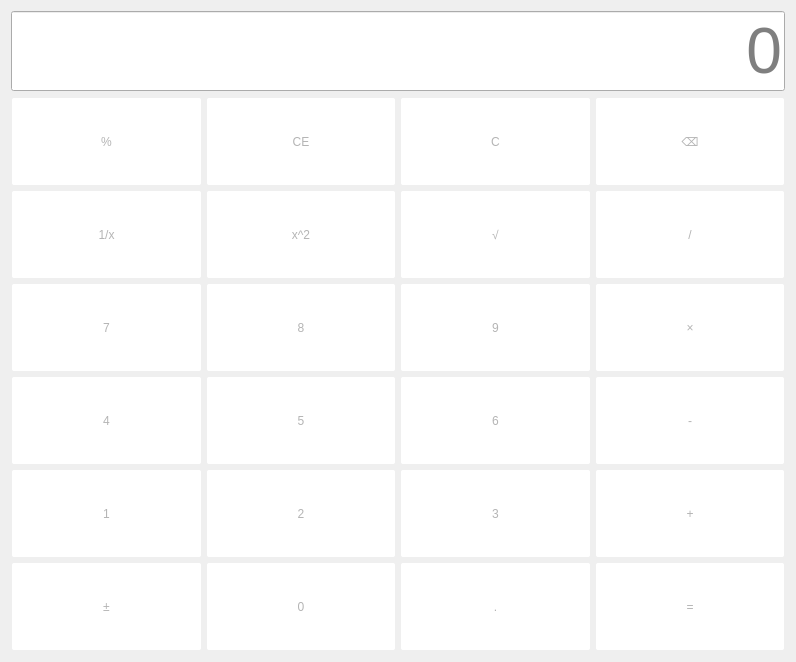
<?xml version="1.0" encoding="UTF-8"?>
<ui version="4.0">
 <class>Date</class>
 <widget class="QWidget" name="Date">
  <property name="geometry">
   <rect>
    <x>0</x>
    <y>0</y>
    <width>796</width>
    <height>662</height>
   </rect>
  </property>
  <property name="windowTitle">
   <string>Date</string>
  </property>
  <property name="styleSheet">
   <string notr="true">QPushButton{
	color: rgb(180, 180, 180);
	background-color: rgb(255, 255, 255);
	border-radius:2px;
	font: 18pt &quot;Arial&quot;
}

QPushButton:hover{
	color:rgb(102, 102, 102);
	background-color: rgb(192, 192, 192);
}

QPushButton:pressed{
	background-color: rgb(130, 130, 130);
	color:black
}

QLineEdit{
	font-size:48pt;
	color:black;
}</string>
  </property>
  <layout class="QGridLayout" name="gridLayout">
   <item row="0" column="0">
    <layout class="QVBoxLayout" name="verticalLayout">
     <item>
      <widget class="QLineEdit" name="display">
       <property name="alignment">
        <set>Qt::AlignRight|Qt::AlignTrailing|Qt::AlignVCenter</set>
       </property>
       <property name="placeholderText">
        <string>0</string>
       </property>
      </widget>
     </item>
     <item>
      <layout class="QGridLayout" name="gridLayout_2">
       <property name="sizeConstraint">
        <enum>QLayout::SetMinimumSize</enum>
       </property>
       <property name="leftMargin">
        <number>1</number>
       </property>
       <property name="topMargin">
        <number>1</number>
       </property>
       <property name="rightMargin">
        <number>1</number>
       </property>
       <property name="bottomMargin">
        <number>1</number>
       </property>
       <property name="spacing">
        <number>6</number>
       </property>
       <item row="3" column="1">
        <widget class="QPushButton" name="btnNum8_2">
         <property name="sizePolicy">
          <sizepolicy hsizetype="Minimum" vsizetype="Minimum">
           <horstretch>0</horstretch>
           <verstretch>0</verstretch>
          </sizepolicy>
         </property>
         <property name="text">
          <string>8</string>
         </property>
        </widget>
       </item>
       <item row="5" column="3">
        <widget class="QPushButton" name="btnAdd_2">
         <property name="sizePolicy">
          <sizepolicy hsizetype="Minimum" vsizetype="Minimum">
           <horstretch>0</horstretch>
           <verstretch>0</verstretch>
          </sizepolicy>
         </property>
         <property name="text">
          <string>+</string>
         </property>
        </widget>
       </item>
       <item row="2" column="2">
        <widget class="QPushButton" name="btnSqrt_2">
         <property name="sizePolicy">
          <sizepolicy hsizetype="Minimum" vsizetype="Minimum">
           <horstretch>0</horstretch>
           <verstretch>0</verstretch>
          </sizepolicy>
         </property>
         <property name="text">
          <string>√</string>
         </property>
        </widget>
       </item>
       <item row="3" column="0">
        <widget class="QPushButton" name="btnNum7_2">
         <property name="sizePolicy">
          <sizepolicy hsizetype="Minimum" vsizetype="Minimum">
           <horstretch>0</horstretch>
           <verstretch>0</verstretch>
          </sizepolicy>
         </property>
         <property name="text">
          <string>7</string>
         </property>
        </widget>
       </item>
       <item row="3" column="2">
        <widget class="QPushButton" name="btnNum9_2">
         <property name="sizePolicy">
          <sizepolicy hsizetype="Minimum" vsizetype="Minimum">
           <horstretch>0</horstretch>
           <verstretch>0</verstretch>
          </sizepolicy>
         </property>
         <property name="text">
          <string>9</string>
         </property>
        </widget>
       </item>
       <item row="2" column="0">
        <widget class="QPushButton" name="btnInverse_2">
         <property name="sizePolicy">
          <sizepolicy hsizetype="Minimum" vsizetype="Minimum">
           <horstretch>0</horstretch>
           <verstretch>0</verstretch>
          </sizepolicy>
         </property>
         <property name="text">
          <string>1/x</string>
         </property>
        </widget>
       </item>
       <item row="5" column="0">
        <widget class="QPushButton" name="btnNum1_2">
         <property name="sizePolicy">
          <sizepolicy hsizetype="Minimum" vsizetype="Minimum">
           <horstretch>0</horstretch>
           <verstretch>0</verstretch>
          </sizepolicy>
         </property>
         <property name="text">
          <string>1</string>
         </property>
        </widget>
       </item>
       <item row="3" column="3">
        <widget class="QPushButton" name="btnMultiple_2">
         <property name="sizePolicy">
          <sizepolicy hsizetype="Minimum" vsizetype="Minimum">
           <horstretch>0</horstretch>
           <verstretch>0</verstretch>
          </sizepolicy>
         </property>
         <property name="text">
          <string>×</string>
         </property>
        </widget>
       </item>
       <item row="1" column="0">
        <widget class="QPushButton" name="btnPercentage_2">
         <property name="sizePolicy">
          <sizepolicy hsizetype="Minimum" vsizetype="Minimum">
           <horstretch>0</horstretch>
           <verstretch>0</verstretch>
          </sizepolicy>
         </property>
         <property name="text">
          <string>%</string>
         </property>
        </widget>
       </item>
       <item row="2" column="3">
        <widget class="QPushButton" name="btnDivide_2">
         <property name="sizePolicy">
          <sizepolicy hsizetype="Minimum" vsizetype="Minimum">
           <horstretch>0</horstretch>
           <verstretch>0</verstretch>
          </sizepolicy>
         </property>
         <property name="text">
          <string>/</string>
         </property>
        </widget>
       </item>
       <item row="1" column="2">
        <widget class="QPushButton" name="btnC_2">
         <property name="sizePolicy">
          <sizepolicy hsizetype="Minimum" vsizetype="Minimum">
           <horstretch>0</horstretch>
           <verstretch>0</verstretch>
          </sizepolicy>
         </property>
         <property name="text">
          <string>C</string>
         </property>
        </widget>
       </item>
       <item row="4" column="1">
        <widget class="QPushButton" name="btnNum5_2">
         <property name="sizePolicy">
          <sizepolicy hsizetype="Minimum" vsizetype="Minimum">
           <horstretch>0</horstretch>
           <verstretch>0</verstretch>
          </sizepolicy>
         </property>
         <property name="styleSheet">
          <string notr="true"/>
         </property>
         <property name="text">
          <string>5</string>
         </property>
        </widget>
       </item>
       <item row="6" column="2">
        <widget class="QPushButton" name="btnPoint_2">
         <property name="sizePolicy">
          <sizepolicy hsizetype="Minimum" vsizetype="Minimum">
           <horstretch>0</horstretch>
           <verstretch>0</verstretch>
          </sizepolicy>
         </property>
         <property name="text">
          <string>.</string>
         </property>
        </widget>
       </item>
       <item row="6" column="3">
        <widget class="QPushButton" name="btnEqual_2">
         <property name="sizePolicy">
          <sizepolicy hsizetype="Minimum" vsizetype="Minimum">
           <horstretch>0</horstretch>
           <verstretch>0</verstretch>
          </sizepolicy>
         </property>
         <property name="text">
          <string>=</string>
         </property>
        </widget>
       </item>
       <item row="4" column="0">
        <widget class="QPushButton" name="btnNum4_2">
         <property name="sizePolicy">
          <sizepolicy hsizetype="Minimum" vsizetype="Minimum">
           <horstretch>0</horstretch>
           <verstretch>0</verstretch>
          </sizepolicy>
         </property>
         <property name="text">
          <string>4</string>
         </property>
        </widget>
       </item>
       <item row="1" column="3">
        <widget class="QPushButton" name="btnDelete_2">
         <property name="sizePolicy">
          <sizepolicy hsizetype="Minimum" vsizetype="Minimum">
           <horstretch>0</horstretch>
           <verstretch>0</verstretch>
          </sizepolicy>
         </property>
         <property name="text">
          <string>⌫</string>
         </property>
        </widget>
       </item>
       <item row="5" column="1">
        <widget class="QPushButton" name="btnNum2_2">
         <property name="sizePolicy">
          <sizepolicy hsizetype="Minimum" vsizetype="Minimum">
           <horstretch>0</horstretch>
           <verstretch>0</verstretch>
          </sizepolicy>
         </property>
         <property name="text">
          <string>2</string>
         </property>
        </widget>
       </item>
       <item row="1" column="1">
        <widget class="QPushButton" name="btnCE_2">
         <property name="sizePolicy">
          <sizepolicy hsizetype="Minimum" vsizetype="Minimum">
           <horstretch>0</horstretch>
           <verstretch>0</verstretch>
          </sizepolicy>
         </property>
         <property name="text">
          <string>CE</string>
         </property>
        </widget>
       </item>
       <item row="4" column="2">
        <widget class="QPushButton" name="btnNum6_2">
         <property name="sizePolicy">
          <sizepolicy hsizetype="Minimum" vsizetype="Minimum">
           <horstretch>0</horstretch>
           <verstretch>0</verstretch>
          </sizepolicy>
         </property>
         <property name="text">
          <string>6</string>
         </property>
        </widget>
       </item>
       <item row="6" column="0">
        <widget class="QPushButton" name="btnPlus_2">
         <property name="sizePolicy">
          <sizepolicy hsizetype="Minimum" vsizetype="Minimum">
           <horstretch>0</horstretch>
           <verstretch>0</verstretch>
          </sizepolicy>
         </property>
         <property name="text">
          <string>±</string>
         </property>
        </widget>
       </item>
       <item row="4" column="3">
        <widget class="QPushButton" name="btnSubtract_2">
         <property name="sizePolicy">
          <sizepolicy hsizetype="Minimum" vsizetype="Minimum">
           <horstretch>0</horstretch>
           <verstretch>0</verstretch>
          </sizepolicy>
         </property>
         <property name="text">
          <string>-</string>
         </property>
        </widget>
       </item>
       <item row="2" column="1">
        <widget class="QPushButton" name="btnSquare_2">
         <property name="sizePolicy">
          <sizepolicy hsizetype="Minimum" vsizetype="Minimum">
           <horstretch>0</horstretch>
           <verstretch>0</verstretch>
          </sizepolicy>
         </property>
         <property name="text">
          <string>x^2</string>
         </property>
        </widget>
       </item>
       <item row="6" column="1">
        <widget class="QPushButton" name="btnNum0_2">
         <property name="sizePolicy">
          <sizepolicy hsizetype="Minimum" vsizetype="Minimum">
           <horstretch>0</horstretch>
           <verstretch>0</verstretch>
          </sizepolicy>
         </property>
         <property name="text">
          <string>0</string>
         </property>
        </widget>
       </item>
       <item row="5" column="2">
        <widget class="QPushButton" name="btnNum3_2">
         <property name="sizePolicy">
          <sizepolicy hsizetype="Minimum" vsizetype="Minimum">
           <horstretch>0</horstretch>
           <verstretch>0</verstretch>
          </sizepolicy>
         </property>
         <property name="text">
          <string>3</string>
         </property>
        </widget>
       </item>
      </layout>
     </item>
    </layout>
   </item>
  </layout>
 </widget>
 <resources/>
 <connections/>
</ui>
